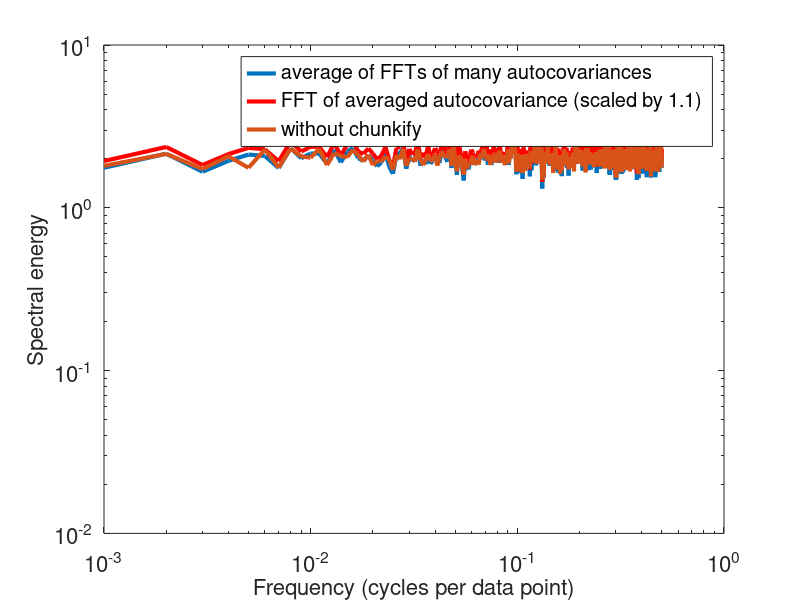

Recreate this plot in MATLAB. (Note: this script raises an error after producing the figure.)
% Bingchen Liu May 21, 2025
% This code generate example forcing using SDE 

close all
clear all 
%% Gille note 
clear
A=randn(1000,100);
for i=1:100
AcA(:,i)=xcov(A(:,i),A(:,i),'unbiased'); % autocovariance for
end
fAcA=fft(AcA(500:1500,:)); % Fourier transform of autocovariance
frequency=(0:500)/1000;
loglog(frequency,2*abs(mean(fAcA(1:501,:),2)),'LineWidth',3)
set(gca,'FontSize',16)
xlabel('Frequency (cycles per data point)','FontSize',16)
ylabel('Spectral energy','FontSize',16)


mean_AcA=mean(AcA,2);
fmean_AcA=fft(mean_AcA(500:1500));
hold on
loglog(frequency,2*abs(fmean_AcA(1:501,:))*1.1,'r','LineWidth',3)


a=A(:);
N=length(a);
aca=xcov(a,a,'unbiased');
faca=fft(aca(N-500:N+500));
loglog(frequency,2*abs(faca(1:501)),'LineWidth',3)
legend('average of FFTs of many autocovariances',...
'FFT of averaged autocovariance (scaled by 1.1)','without chunkify')

%% simple non-stochastic test
close all
clear all 


dt = 0.1;
tmax=  50;
t = 0:dt:tmax;
N = length(t);
N_half= (N-1)/2;
omega1  = 2*pi/10;
omega2  = 2*pi/5;
x = sin(t*omega1)+sin(t*omega2);



[covar,lag] = xcorr(x,'unbiased');
lag = lag*dt;
%x_fft= fft(x);
covar_fft= fft(covar(N_half:N_half+N-1)); % only take the middle section of the autocovar
spec_covar = 2*abs(covar_fft(1:(length(covar_fft)-1)/2+1))*dt; %multiple 2 for the other half of the fft

freq_fromlag = (0:(N-1)/2)./tmax; %

[freq,spec] = fft_data(x,dt);



figure()
subplot(221)
plot(t,x)
subplot(222)
plot(lag,covar)
subplot(223)
plot(freq,spec)
xlim([0,0.3])
subplot(224)
plot(freq_fromlag,spec_covar)
xlim([0,0.3])
%% Orstein-Uhlenbeck process 
clear
th = 0.1;
mu = 0;
sig = 0.3;
dt = 1e-2;
tmax = 20;
t = 0:dt:tmax;             % Time vector
x = zeros(1,length(t)); % Allocate output vector, set initial condition
rng(1);                 % Set random seed
for i = 1:length(t)-1
    x(i+1) = x(i)+th*(mu-x(i))*dt+sig*sqrt(dt)*randn;
end

[acf,lags] = autocorr(x);

figure()
subplot(121)
plot(t,x);
subplot(122)
plot(lags,acf)


%% AR1 Method in Jekins and Watts (FDA eq 5.2.24) derivation see notebook and photo copy 


close all
clear all 

tau = 2; % decorrelation time scale in autocrr of e^{-t/tau}
sig = 0.3;
dt = 1e-3;
tmax = 2000;
t = 0:dt:tmax;             % Time vector
N = length(t);
N_half= (N-1)/2;
x = zeros(1,length(t)); % Allocate output vector, set initial condition
%rng(1);                 % Set random seed
for i = 1:length(t)-1
    x(i+1) = x(i)-(dt/tau)*x(i)+(dt/tau)*randn(1,1);
end

xmean = mean(x)
xvar=  var(x)

x_mean_plot =ones(length(t),1)*xmean;
x= detrend(x); %demean the data


[covar,lag] = xcorr(x,'unbiased');
lag = lag*dt;
%x_fft= fft(x);
covar_fft= fft(covar(N_half:N_half+N-1)); % only take the middle section of the autocovar
spec_covar = 2*abs(covar_fft(1:(length(covar_fft)-1)/2+1))*dt; %multiple 2 for the other half of the fft
freq_fromlag = (0:(N-1)/2)./tmax; %

[freq,spec] = fft_data(x,dt);



% compare with theory 
t_lag = 0:dt:tau*3;
auto_pred = exp(-t_lag/tau);
[acf,lags_num] = autocorr(x,'NumLags',2*(tau/dt));
lags = lags_num*dt;


% plot 
linewd = 2;
figure()
subplot(121)
plot(t,x);
hold on 
yline(xmean,'LineWidth',linewd)
hold off 

subplot(122)
plot(lags,acf,'LineWidth',linewd)
hold on 
plot(t_lag,auto_pred,'LineWidth',linewd)
hold off 


figure()
subplot(221)
plot(t,x)
subplot(222)
plot(lag,covar)
subplot(223)
loglog(freq,spec)
xlim([0,0.3])
subplot(224)
loglog(freq_fromlag,spec_covar)
xlim([0,0.3])


%% AR1 method in Jenkins and Watts (discrete AR1 eq 5.2.26)
close all
clear all 
tau = 10;

a1=1-1/tau;
tmax = 5000;
t = 0:1:tmax;             % Time vector
N = length(t);
N_half= (N-1)/2;
x = zeros(1,length(t)); % Allocate output vector, set initial condition
%rng(1);                 % Set random seed
for i = 1:length(t)-1
    x(i+1) =(1-1/tau)*x(i) +sqrt(2/tau)*randn(1,1);
end

xmean = mean(x);
x_mean_plot =ones(length(t),1)*xmean;
x= detrend(x); %demean the data

% compare with theory 
%t_lag = 0:dt:tau*3;
%auto_pred = exp(-t_lag/tau);
[acf,lags] = autocorr(x);
%lags = lags_num*dt;
rho_xx=  a1.^lags;

figure()
subplot(121)
plot(t,x)
subplot(122)
plot(lags,acf)
hold on 
plot(t,rho_xx)
hold off 
xlim([0,50])
%% AR2 Method in Jekins and Watts (FDA 5.2.28) 

close all
clear all 

a1 = 1; % decorrelation time scale in autocrr of e^{-t/tau}
a2 = -0.5;
dt = 1;
tmax = 200;
t = 0:dt:tmax;             % Time vector
N = length(t);
N_half= (N-1)/2;
x = zeros(1,length(t)); % Allocate output vector, set initial condition
x(1) = randn(1,1);
x(2) = randn(1,1);
%rng(1);                 % Set random seed
for i = 2:length(t)-1
    x(i+1) = (dt^2/a2)*randn(1,1)+(2-dt*(a1/a2)+dt^2/a2)*x(i)-(1-dt*(a1/a2))*x(i-1);
end

xmean = mean(x);
x_mean_plot =ones(length(t),1)*xmean;
x= detrend(x); %demean the data

figure()
plot(x)


%% AR2 discrete (5.2.31)


close all
clear all 

% =======================> result from fit 
ct=3; % convert factor for nond x coordinate to actual x coordinate (fit is done is nond-x coordinate)
R_fit = 0.03171^(1/ct); %input from data fit results 
omega_fit = 1.785/ct;
phi_fit = -1.246;
a2_fit = -R_fit^2;
a1_fit = 2*(-a2_fit)^(0.5)*cos(omega_fit); %a1 and a2 derived from the data fit 

x_test= 0:0.1:5;
rho_xx_c123 = R_fit.^x_test.*cos(omega_fit.*x_test-phi_fit)/cos(phi_fit);
plot(x_test,rho_xx_c123)



%% =======================> use the fit to derive a1 and a2 
% a2 = -R_fit^2;
% a1 = 2*(-a2)^(0.5)*cos(omega_fit);
a1 = 1;
a2 = -0.5;
dt = 1;
tmax = 10000;
t = 0:dt:tmax;             % Time vector
N = length(t);
N_half= (N-1)/2;
x = zeros(1,length(t)); % Allocate output vector, set initial condition
x(1) = randn(1,1);
x(2) = randn(1,1);
%rng(1);                 % Set random seed
for i = 2:length(t)-1
    x(i+1) = a1*x(i)+a2*x(i-1)+randn(1,1);
end

xmean = mean(x);
x_mean_plot =ones(length(t),1)*xmean;
x= detrend(x); %demean the data

[acf,lags_num] = autocorr(x);
lags = lags_num;
R = (-a2)^0.5;
omega = acos(a1/(2*R));
%phi = -1.246;
phi = atan((1-R^2)/(1+R^2))*tan(omega);
rho_xx = R.^(lags).*cos(omega.*lags-phi)./cos(phi);

% ct=3; % convert factor for nond x coordinate to actual x coordinate (fit is done is nond-x coordinate)
% R_fit = 0.03171^(1/ct); %input from data fit results 
% omega_fit = 1.785/ct;
% phi_fit = -1.246;
% x_test= 0:0.1:5;
% rho_xx_c123 = R_fit.^x_test.*cos(omega_fit.*x_test-phi_fit)/cos(phi_fit);
% %rho_xx_c123 = exp(-x_test/0.84).*cos(x_test/1.65+1.23)./cos(1.23);
% plot(x_test,rho_xx_c123)

figure()
subplot(211)
plot(x)
hold on
yline(0)
hold off
xlim([0,50])
subplot(212)
plot(lags_num,acf)
hold on 
plot(lags,rho_xx)
hold off 
legend('data','theory')
title(['a1=',num2str(a1),' a2=',num2str(a2)])